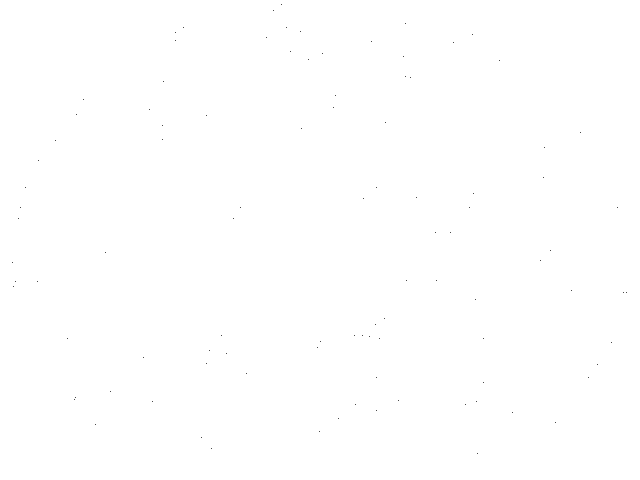
Frame 1 (no input)
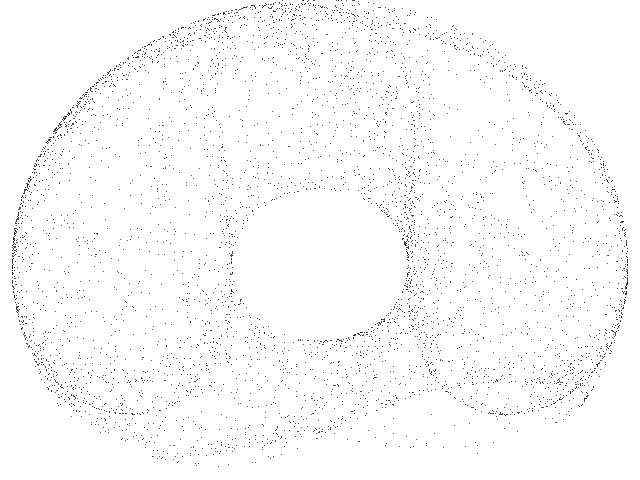
Frame 60 (the mouse pressed at the canvas centre just before this capture)
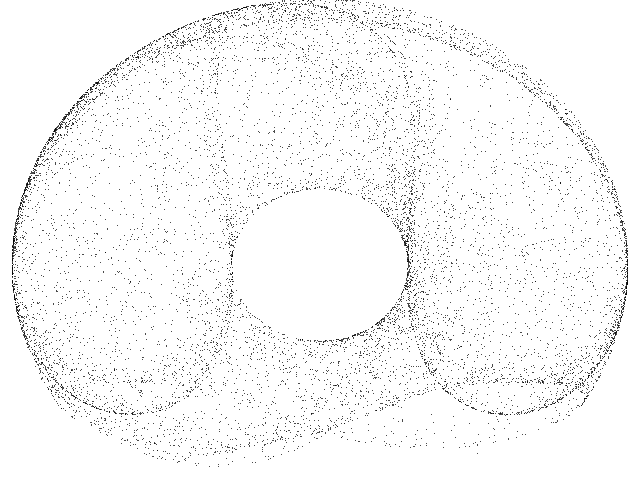
Frame 120 (the mouse held since frame 60 and released just before this capture)

The Processing sketch that drew these frames (run headless with seeded random() and noise(); from frame 60 on, the mouse is pressed at the canvas centre):

// Processing sketch: Svensson
// ── Svensson.pde
// Svensson chaotic map //

  float x = 0.1;
  float y = 0.1;
  float a = 1.8;
  float b = 1.8;
  float c = 1.8;
  float d = 1.8;


void setup() {
  
  size(640, 480);
  background(255);
  
}

void draw() {
  
  for (int i=0;i<100;i++) {
    
    float nx = x;
    float ny = y;
        
    x = d * sin(a * nx) - sin(b * ny);
    y = c * cos(a * nx) + cos(b * ny);
  
    point(320+(110*x), 265+(95*y));
        
  }

}
